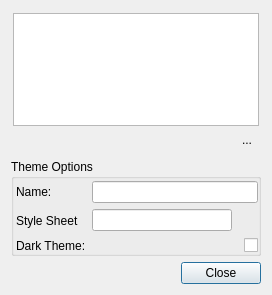
<?xml version="1.0" encoding="UTF-8"?>
<ui version="4.0">
 <class>NewCustomThemeClass</class>
 <widget class="QDialog" name="NewCustomThemeClass">
  <property name="geometry">
   <rect>
    <x>0</x>
    <y>0</y>
    <width>272</width>
    <height>295</height>
   </rect>
  </property>
  <property name="windowTitle">
   <string>Edit Custom Themes</string>
  </property>
  <layout class="QVBoxLayout" name="verticalLayout_2">
   <item>
    <widget class="QWidget" name="widget" native="true">
     <layout class="QVBoxLayout" name="verticalLayout_3">
      <property name="spacing">
       <number>2</number>
      </property>
      <property name="leftMargin">
       <number>2</number>
      </property>
      <property name="topMargin">
       <number>2</number>
      </property>
      <property name="rightMargin">
       <number>2</number>
      </property>
      <property name="bottomMargin">
       <number>2</number>
      </property>
      <item>
       <widget class="QListWidget" name="listWidgetThemes"/>
      </item>
      <item>
       <widget class="QWidget" name="widget_2" native="true">
        <layout class="QHBoxLayout" name="horizontalLayout_3">
         <property name="leftMargin">
          <number>0</number>
         </property>
         <property name="topMargin">
          <number>0</number>
         </property>
         <property name="rightMargin">
          <number>0</number>
         </property>
         <property name="bottomMargin">
          <number>0</number>
         </property>
         <item>
          <spacer name="horizontalSpacer_2">
           <property name="orientation">
            <enum>Qt::Orientation::Horizontal</enum>
           </property>
           <property name="sizeHint" stdset="0">
            <size>
             <width>178</width>
             <height>20</height>
            </size>
           </property>
          </spacer>
         </item>
         <item>
          <widget class="QToolButton" name="buttonNew">
           <property name="text">
            <string/>
           </property>
           <property name="icon">
            <iconset resource="../Resources/MainWindow.qrc">
             <normaloff>:/MainWindow/icons/fugue/document.png</normaloff>:/MainWindow/icons/fugue/document.png</iconset>
           </property>
           <property name="autoRaise">
            <bool>true</bool>
           </property>
          </widget>
         </item>
         <item>
          <widget class="QToolButton" name="buttonDelete">
           <property name="text">
            <string>...</string>
           </property>
           <property name="icon">
            <iconset resource="../Resources/MainWindow.qrc">
             <normaloff>:/MainWindow/icons/fugue/cross-script.png</normaloff>:/MainWindow/icons/fugue/cross-script.png</iconset>
           </property>
           <property name="autoRaise">
            <bool>true</bool>
           </property>
          </widget>
         </item>
        </layout>
       </widget>
      </item>
     </layout>
    </widget>
   </item>
   <item>
    <widget class="QGroupBox" name="groupBox">
     <property name="title">
      <string>Theme Options</string>
     </property>
     <layout class="QVBoxLayout" name="verticalLayout">
      <property name="leftMargin">
       <number>0</number>
      </property>
      <property name="topMargin">
       <number>0</number>
      </property>
      <property name="rightMargin">
       <number>0</number>
      </property>
      <property name="bottomMargin">
       <number>0</number>
      </property>
      <item>
       <layout class="QFormLayout" name="formLayout">
        <property name="formAlignment">
         <set>Qt::AlignmentFlag::AlignRight|Qt::AlignmentFlag::AlignTop|Qt::AlignmentFlag::AlignTrailing</set>
        </property>
        <property name="horizontalSpacing">
         <number>6</number>
        </property>
        <property name="leftMargin">
         <number>2</number>
        </property>
        <property name="topMargin">
         <number>2</number>
        </property>
        <item row="1" column="0">
         <widget class="QLabel" name="styleSheetLabel">
          <property name="text">
           <string>Style Sheet</string>
          </property>
         </widget>
        </item>
        <item row="1" column="1">
         <widget class="QWidget" name="styleSheetWidget" native="true">
          <layout class="QHBoxLayout" name="horizontalLayout_2">
           <property name="spacing">
            <number>2</number>
           </property>
           <property name="leftMargin">
            <number>0</number>
           </property>
           <property name="topMargin">
            <number>0</number>
           </property>
           <property name="rightMargin">
            <number>0</number>
           </property>
           <property name="bottomMargin">
            <number>0</number>
           </property>
           <item>
            <widget class="QLineEdit" name="styleSheetLineEdit"/>
           </item>
           <item>
            <widget class="QToolButton" name="toolButton">
             <property name="text">
              <string/>
             </property>
             <property name="icon">
              <iconset resource="../Resources/MainWindow.qrc">
               <normaloff>:/MainWindow/icons/fugue/folder-open.png</normaloff>:/MainWindow/icons/fugue/folder-open.png</iconset>
             </property>
             <property name="autoRaise">
              <bool>true</bool>
             </property>
            </widget>
           </item>
          </layout>
         </widget>
        </item>
        <item row="2" column="0">
         <widget class="QLabel" name="darkThemeLabel">
          <property name="text">
           <string>Dark Theme:</string>
          </property>
         </widget>
        </item>
        <item row="2" column="1">
         <widget class="QCheckBox" name="darkThemeCheckBox">
          <property name="layoutDirection">
           <enum>Qt::LayoutDirection::RightToLeft</enum>
          </property>
         </widget>
        </item>
        <item row="0" column="0">
         <widget class="QLabel" name="nameLabel">
          <property name="text">
           <string>Name:</string>
          </property>
         </widget>
        </item>
        <item row="0" column="1">
         <widget class="QLineEdit" name="nameLineEdit"/>
        </item>
       </layout>
      </item>
     </layout>
    </widget>
   </item>
   <item>
    <widget class="QWidget" name="horizontalWidget" native="true">
     <property name="sizePolicy">
      <sizepolicy hsizetype="Preferred" vsizetype="Maximum">
       <horstretch>0</horstretch>
       <verstretch>0</verstretch>
      </sizepolicy>
     </property>
     <layout class="QHBoxLayout" name="horizontalLayout">
      <property name="leftMargin">
       <number>0</number>
      </property>
      <property name="topMargin">
       <number>0</number>
      </property>
      <property name="rightMargin">
       <number>0</number>
      </property>
      <property name="bottomMargin">
       <number>0</number>
      </property>
      <item>
       <spacer name="horizontalSpacer">
        <property name="orientation">
         <enum>Qt::Orientation::Horizontal</enum>
        </property>
        <property name="sizeHint" stdset="0">
         <size>
          <width>40</width>
          <height>20</height>
         </size>
        </property>
       </spacer>
      </item>
      <item>
       <widget class="QDialogButtonBox" name="buttonBox">
        <property name="standardButtons">
         <set>QDialogButtonBox::StandardButton::Close</set>
        </property>
       </widget>
      </item>
     </layout>
    </widget>
   </item>
  </layout>
 </widget>
 <layoutdefault spacing="6" margin="11"/>
 <resources>
  <include location="../Resources/MainWindow.qrc"/>
 </resources>
 <connections>
  <connection>
   <sender>buttonBox</sender>
   <signal>accepted()</signal>
   <receiver>NewCustomThemeClass</receiver>
   <slot>accept()</slot>
   <hints>
    <hint type="sourcelabel">
     <x>175</x>
     <y>264</y>
    </hint>
    <hint type="destinationlabel">
     <x>135</x>
     <y>147</y>
    </hint>
   </hints>
  </connection>
  <connection>
   <sender>buttonBox</sender>
   <signal>rejected()</signal>
   <receiver>NewCustomThemeClass</receiver>
   <slot>reject()</slot>
   <hints>
    <hint type="sourcelabel">
     <x>175</x>
     <y>264</y>
    </hint>
    <hint type="destinationlabel">
     <x>135</x>
     <y>147</y>
    </hint>
   </hints>
  </connection>
 </connections>
</ui>
